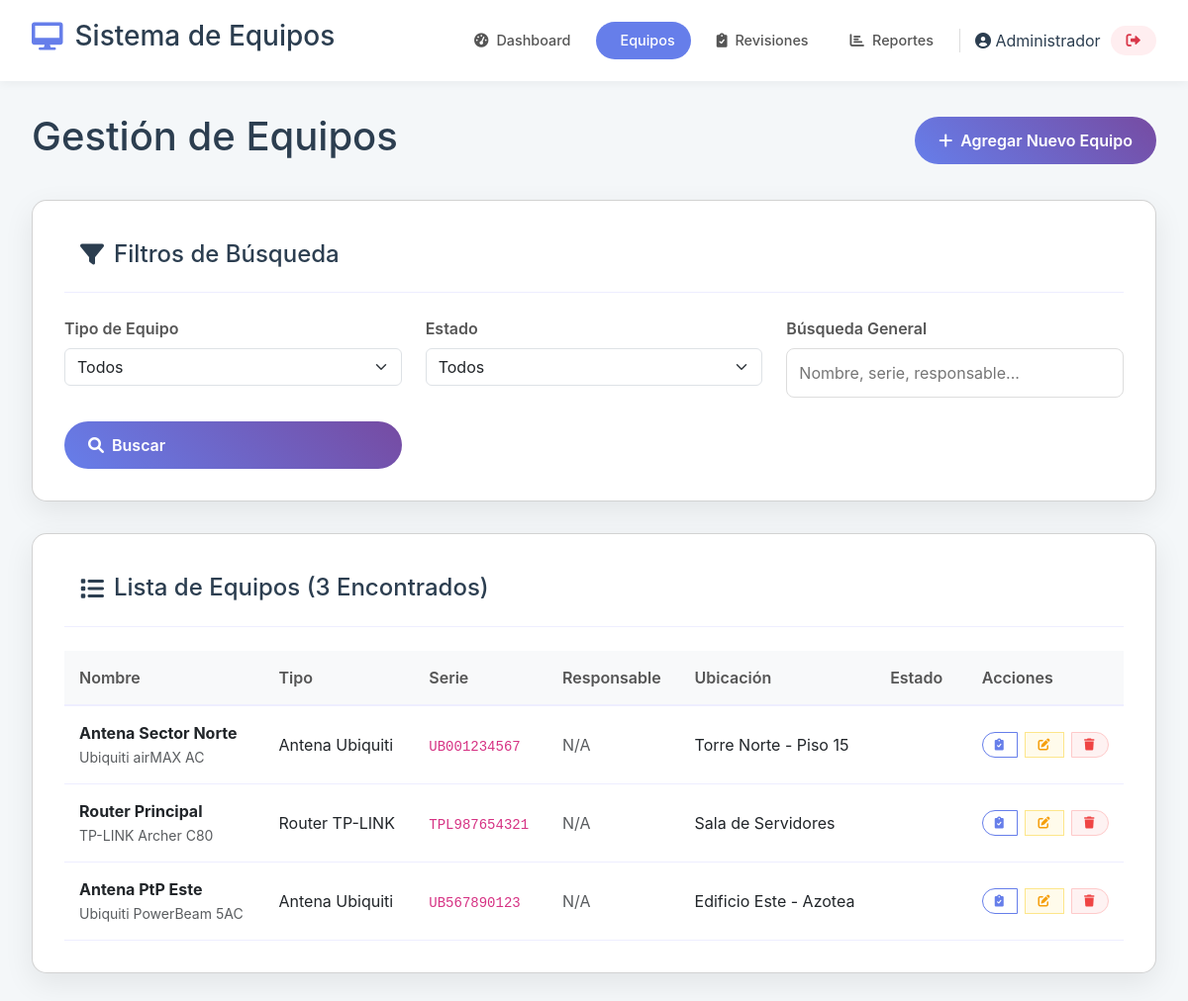
The app's page /equipos.php (signed in) with its own data.
### tables this page shows
CREATE TABLE equipos (
    id INT AUTO_INCREMENT PRIMARY KEY,
    nombre VARCHAR(100) NOT NULL,
    modelo VARCHAR(100) NOT NULL,
    marca VARCHAR(50) NOT NULL,
    numero_serie VARCHAR(100) UNIQUE NOT NULL,
    tipo_equipo_id INT,
    ubicacion VARCHAR(200),
    ip_address VARCHAR(15),
    estado ENUM('Activo', 'Inactivo', 'Mantenimiento', 'Dañado') DEFAULT 'Activo',
    fecha_instalacion DATE,
    fecha_registro TIMESTAMP DEFAULT CURRENT_TIMESTAMP,
    usuario_registro_id INT,
    FOREIGN KEY (tipo_equipo_id) REFERENCES tipos_equipo(id),
    FOREIGN KEY (usuario_registro_id) REFERENCES usuarios(id)
);

CREATE TABLE tipos_equipo (
    id INT AUTO_INCREMENT PRIMARY KEY,
    nombre VARCHAR(50) NOT NULL,
    descripcion TEXT
);

### equipos.php (the view, shortened to what this page needs)
<?php
$pdo = conectarDB();
$buscar = isset($_GET['buscar']) ? limpiarDatos($_GET['buscar']) : '';
$sql = "SELECT e.*, te.nombre as tipo_nombre, u.nombre as usuario_nombre FROM equipos e LEFT JOIN tipos_equipo te ON e.tipo_equipo_id = te.id LEFT JOIN usuarios u ON e.usuario_registro_id = u.id WHERE 1=1";
$params = [];
$sql .= " ORDER BY e.fecha_registro DESC";
$stmt = $pdo->prepare($sql);
$stmt->execute($params);
$equipos = $stmt->fetchAll();
?>
<!DOCTYPE html>
<html lang="es">
<head>
    <link href="https://cdnjs.cloudflare.com/ajax/libs/font-awesome/6.0.0/css/all.min.css" rel="stylesheet">
    <link href="https://cdn.jsdelivr.net/npm/bootstrap@5.3.0/dist/css/bootstrap.min.css" rel="stylesheet">
</head>
<body>
    <div class="header">
        <div class="header-content">
            <h1><i class="fas fa-desktop"></i> Sistema de Equipos</h1>
            <div class="nav-buttons">
                <a class="btn-nav" href="dashboard.php"><i class="fas fa-tachometer-alt"></i> Dashboard</a>
                <a class="btn-nav active" href="equipos.php"><i class="fas fa-router"></i> Equipos</a>
                <a class="btn-nav" href="revisiones.php"><i class="fas fa-clipboard-check"></i> Revisiones</a>
                <a class="btn-nav" href="reportes.php"><i class="fas fa-chart-bar"></i> Reportes</a>
                <div class="user-info"><a href="perfil.php" style="text-decoration:none; color:inherit;"><i class="fas fa-user-circle"></i> <span><?= htmlspecialchars($_SESSION['usuario_nombre']); ?></span></a></div>
                <a class="btn-nav logout-btn" href="logout.php"><i class="fas fa-sign-out-alt"></i></a>
            </div>
        </div>
    </div>
    <div class="container">
        <div class="page-header">
            <h2>Gestión de Equipos</h2>
            <button class="btn btn-primary" data-bs-toggle="modal" data-bs-target="#modalAgregarEquipo"><i class="fas fa-plus"></i> Agregar Nuevo Equipo</button>
        </div>
        <div class="card">
            <div class="card-header"><h3><i class="fas fa-filter"></i> Filtros de Búsqueda</h3></div>
            <form method="GET">
                <div class="form-grid">
                    <div class="form-group"><label>Tipo de Equipo</label><select name="tipo" class="form-select"><option value="">Todos</option></select></div>
                    <div class="form-group"><label>Estado</label><select name="estado" class="form-select"><option value="">Todos</option></select></div>
                    <div class="form-group"><label>Búsqueda General</label><input type="text" name="buscar" placeholder="Nombre, serie, responsable..." value="<?= htmlspecialchars($buscar); ?>"></div>
                    <div class="form-group d-flex align-items-end"><button type="submit" class="btn btn-primary w-100"><i class="fas fa-search"></i> Buscar</button></div>
                </div>
            </form>
        </div>
        <div class="card">
            <div class="card-header"><h3><i class="fas fa-list"></i> Lista de Equipos (<?= count($equipos); ?> Encontrados)</h3></div>
            <div style="overflow-x: auto;">
                <table>
                    <thead><tr><th>Nombre</th><th>Tipo</th><th>Serie</th><th>Responsable</th><th>Ubicación</th><th>Estado</th><th>Acciones</th></tr></thead>
                    <tbody>
                        <?php if (empty($equipos)): ?>
                            <tr><td colspan="7" class="text-center p-5"><p class="text-muted mb-0">No se encontraron equipos. Intente ajustar los filtros.</p></td></tr>
                        <?php else: ?>
                            <?php foreach ($equipos as $equipo): ?>
                                <tr>
                                    <td><strong><?= htmlspecialchars($equipo['nombre']); ?></strong><br><small class="text-muted"><?= htmlspecialchars($equipo['marca']); ?> <?= htmlspecialchars($equipo['modelo']); ?></small></td>
                                    <td><?= htmlspecialchars($equipo['tipo_nombre']); ?></td>
                                    <td><code><?= htmlspecialchars($equipo['numero_serie']); ?></code></td>
                                    <td><?= !empty($equipo['persona_responsable']) ? htmlspecialchars($equipo['persona_responsable']) : '<span class="text-muted">N/A</span>'; ?></td>
                                    <td><?= htmlspecialchars($equipo['ubicacion']); ?></td>
                                    <td><span class="badge bg-<?= strtolower($equipo['estado']); ?>"><?= $equipo['estado']; ?></span></td>
                                    <td class="table-actions">
                                        <div class="btn-group">
                                            <a href="revisar_equipo.php?id=<?= $equipo['id']; ?>" class="btn btn-xs btn-outline-primary" title="Revisar"><i class="fas fa-clipboard-check"></i></a>
                                            <a href="editar_equipo.php?id=<?= $equipo['id']; ?>" class="btn btn-xs btn-outline-warning" title="Editar"><i class="fas fa-edit"></i></a>
                                            <a href="?eliminar=<?= $equipo['id']; ?>" class="btn btn-xs btn-outline-danger" title="Eliminar" onclick="return confirm('¿Estás seguro de eliminar este equipo?')"><i class="fas fa-trash"></i></a>
                                        </div>
                                    </td>
                                </tr>
                            <?php endforeach; ?>
                        <?php endif; ?>
                    </tbody>
                </table>
            </div>
        </div>
    </div>
</body>
</html>

### equipos.php (style rules this page uses)
:root { --primary-color: #667eea; --secondary-color: #764ba2; --text-color: #2c3e50; --bg-color: #f4f7f9; --card-bg: white; --shadow: 0 10px 30px rgba(0,0,0,0.08); --border-radius: 15px; }
* { margin: 0; padding: 0; box-sizing: border-box; }
body { font-family: -apple-system, BlinkMacSystemFont, "Segoe UI", Roboto, Helvetica, Arial, sans-serif; background-color: var(--bg-color); color: var(--text-color); }
.header { background: var(--card-bg); padding: 1.25rem 2rem; box-shadow: 0 2px 10px rgba(0,0,0,0.05); }
.header-content { display: flex; justify-content: space-between; align-items: center; max-width: 1600px; margin: 0 auto; }
.header h1 { font-size: 1.75rem; display: flex; align-items: center; gap: 12px; }
.header h1 i { color: var(--primary-color); }
.nav-buttons { display: flex; align-items: center; gap: 10px; }
.btn-nav { font-size: 0.9rem; font-weight: 500; color: #555; text-decoration: none; padding: 8px 16px; border-radius: 20px; transition: all 0.3s ease; display: flex; align-items: center; gap: 8px; }
.btn-nav.active { background: var(--primary-color); color: white; }
.user-info { display: flex; align-items: center; gap: 10px; padding-left: 15px; border-left: 1px solid #ddd; }
.logout-btn { background: #ffeef0; color: #d93749; }
.container { max-width: 1600px; margin: 2rem auto; padding: 0 2rem; }
.page-header { display: flex; justify-content: space-between; align-items: center; margin-bottom: 2rem; }
.page-header h2 { font-size: 2.5rem; color: var(--text-color); }
.card { background: var(--card-bg); border-radius: var(--border-radius); padding: 2rem; box-shadow: var(--shadow); margin-bottom: 2rem; }
.card-header { background: none; border-bottom: 1px solid #eef; padding-bottom: 1rem; margin-bottom: 1.5rem; }
.card-header h3 { font-size: 1.5rem; color: var(--text-color); display: flex; align-items: center; gap: 10px; }
.btn { border: none; border-radius: 25px; font-weight: 600; cursor: pointer; transition: all 0.3s ease; display: inline-flex; align-items: center; gap: 8px; text-decoration: none; padding: 12px 24px; font-size: 1rem; }
.btn-xs { padding: 6px 12px; font-size: 0.75rem; border-radius: 20px; }
.btn-primary { background: linear-gradient(45deg, var(--primary-color), var(--secondary-color)); color: white; }
.btn-outline-primary { color: var(--primary-color); border: 1px solid var(--primary-color); background: transparent; }
.btn-outline-warning { color: #f59e0b; border: 1px solid #fde68a; background: #fffbeb; }
.btn-outline-danger { color: #ef4444; border: 1px solid #fecaca; background: #fef2f2; }
.btn-group { display: flex; gap: 8px; align-items: center; }
.form-grid { display: grid; grid-template-columns: repeat(auto-fit, minmax(250px, 1fr)); gap: 1.5rem; }
.form-group label { display: block; font-weight: 600; margin-bottom: 0.5rem; color: #555; }
input, select { font-family: inherit; font-size: 1rem; width: 100%; padding: 12px; border: 1px solid #ddd; border-radius: 8px; transition: all 0.3s ease; }
table { width: 100%; border-collapse: collapse; }
th { background: #f8f9fa; color: #555; padding: 15px; text-align: left; font-weight: 600; border-bottom: 2px solid #eef; }
td { padding: 15px; border-bottom: 1px solid #eef; vertical-align: middle; }
.badge { font-size: 0.8rem; padding: 0.4em 0.8em; border-radius: 20px; font-weight: 600; }

### records on screen
equipos: nombre "Antena Sector Norte", marca "Ubiquiti", modelo "airMAX AC", tipo_equipo.nombre "Antena Ubiquiti", numero_serie "UB001234567", ubicacion "Torre Norte - Piso 15"
equipos: nombre "Router Principal", marca "TP-LINK", modelo "Archer C80", tipo_equipo.nombre "Router TP-LINK", numero_serie "TPL987654321", ubicacion "Sala de Servidores"
equipos: nombre "Antena PtP Este", marca "Ubiquiti", modelo "PowerBeam 5AC", tipo_equipo.nombre "Antena Ubiquiti", numero_serie "UB567890123", ubicacion "Edificio Este - Azotea"

### other values on screen
$_SESSION['usuario_nombre'] "Administrador"
count($equipos) "3"
